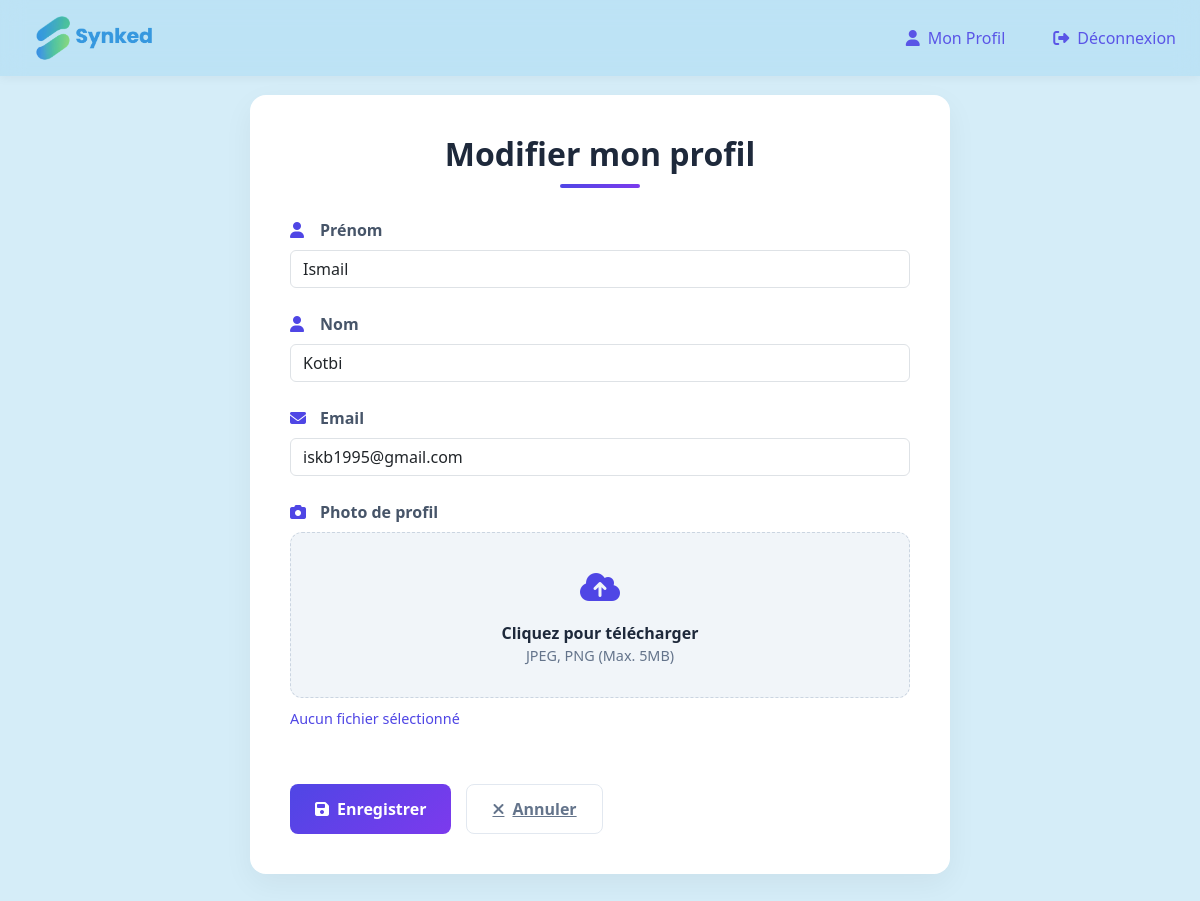
/index.php?action=edit_profile (signed in), run on the app's committed database.
### tables this page shows
CREATE TABLE `users` (
  `id` int(11) NOT NULL,
  `firstname` varchar(50) DEFAULT NULL,
  `lastname` varchar(50) DEFAULT NULL,
  `email` varchar(100) DEFAULT NULL,
  `password` varchar(255) DEFAULT NULL,
  `profile_image` varchar(255) DEFAULT NULL
);

### controllers/ProfileController.php (called while the page is built, shortened)
<?php
require_once __DIR__ . '/../models/User.php';
class ProfileController {
    public function editProfile() {
        $user = new User();
        $userData = $user->getUserById($_SESSION['user_id']);
        include __DIR__ . '/../views/edit_profile.php';
    }
}
?>

### models/User.php (called while the page is built, shortened)
<?php
require_once __DIR__ . '/../config/database.php';
class User {
    private $conn;
    public function __construct() {
        $database = new Database();
        $this->conn = $database->getConnection();
    }
    public function getUserById($id) {
        $query = "SELECT * FROM users WHERE id = :id";
        $stmt = $this->conn->prepare($query);
        $stmt->bindParam(":id", $id);
        $stmt->execute();
        return $stmt->fetch(PDO::FETCH_ASSOC);
    }
}
?>

### config/database.php (called while the page is built, shortened)
<?php
class Database
{
    private $host = "localhost";
    private $db_name = "facebook_clone";
    private $username = "root";
    private $password = "root";
    public function getConnection()
    {
        $this->conn = null;
        try {
            $this->conn = new PDO(
                "mysql:host=" . $this->host . ";dbname=" . $this->db_name,
                $this->username,
                $this->password,
                [
                    PDO::ATTR_ERRMODE            => PDO::ERRMODE_EXCEPTION,
                    PDO::ATTR_DEFAULT_FETCH_MODE => PDO::FETCH_ASSOC,
                    PDO::ATTR_EMULATE_PREPARES   => false,
                    PDO::MYSQL_ATTR_INIT_COMMAND => "SET NAMES utf8mb4"
                ]
            );
        } catch (PDOException $exception) {
            echo "Connection error: " . $exception->getMessage();
        }
        return $this->conn;
    }
}

### views/edit_profile.php (the view, shortened to what this page needs)
<!DOCTYPE html>
<html lang="fr">
<head>
    <link href="https://cdn.jsdelivr.net/npm/bootstrap@5.3.0/dist/css/bootstrap.min.css" rel="stylesheet">
    <link rel="stylesheet" href="https://cdnjs.cloudflare.com/ajax/libs/font-awesome/6.4.0/css/all.min.css">
    <link rel="stylesheet" href="https://cdnjs.cloudflare.com/ajax/libs/animate.css/4.1.1/animate.min.css">
</head>
<body>
    <?php include __DIR__ . '/partials/navbar.php'; ?>
    <div class="edit-card animate__animated animate__fadeIn">
        <h2 class="edit-title">Modifier mon profil</h2>
        <form method="POST" enctype="multipart/form-data">
            <div class="mb-4">
                <label for="firstname" class="form-label">
                    <i class="fas fa-user"></i> Prénom
                </label>
                <input type="text" class="form-control" id="firstname" name="firstname"
                       value="<?= htmlspecialchars($userData['firstname']) ?>" required>
            </div>
            <div class="mb-4">
                <label for="lastname" class="form-label">
                    <i class="fas fa-user"></i> Nom
                </label>
                <input type="text" class="form-control" id="lastname" name="lastname"
                       value="<?= htmlspecialchars($userData['lastname']) ?>" required>
            </div>
            <div class="mb-4">
                <label for="email" class="form-label">
                    <i class="fas fa-envelope"></i> Email
                </label>
                <input type="email" class="form-control" id="email" name="email"
                       value="<?= htmlspecialchars($userData['email']) ?>" required>
            </div>
            <div class="mb-4 file-upload">
                <label class="form-label">
                    <i class="fas fa-camera"></i> Photo de profil
                </label>
                <div class="file-upload-btn">
                    <div class="file-upload-icon">
                        <i class="fas fa-cloud-upload-alt"></i>
                    </div>
                    <div class="file-upload-text">Cliquez pour télécharger</div>
                    <div class="file-upload-subtext">JPEG, PNG (Max. 5MB)</div>
                </div>
                <div id="fileName" class="file-name">Aucun fichier sélectionné</div>
            </div>
            <div class="btn-group">
                <button type="submit" class="btn-save">
                    <i class="fas fa-save"></i> Enregistrer
                </button>
                <a href="index.php?action=profile" class="btn-cancel">
                    <i class="fas fa-times"></i> Annuler
                </a>
            </div>
        </form>
    </div>
</body>
</html>

### views/edit_profile.php (style rules this page uses)
:root { --primary-color: #6366f1; --secondary-color: #8b5cf6; --dark-color: #1e293b; --light-color: #f8fafc; --success-color: #10b981; --gradient: linear-gradient(135deg, var(--primary-color), var(--secondary-color)); }
body { background-color: #f1f5f9; font-family: 'Segoe UI', Tahoma, Geneva, Verdana, sans-serif; min-height: 100vh; display: flex; flex-direction: column; align-items: center; padding-top: 80px; }
.edit-card { background: white; border-radius: 16px; box-shadow: 0 10px 30px rgba(0, 0, 0, 0.05); padding: 40px; width: 100%; max-width: 700px; margin: 20px auto; transition: transform 0.3s ease; }
.edit-title { text-align: center; margin-bottom: 30px; font-size: 2rem; font-weight: 700; color: var(--dark-color); position: relative; padding-bottom: 15px; }
.edit-title::after { content: ''; position: absolute; bottom: 0; left: 50%; transform: translateX(-50%); width: 80px; height: 4px; background: var(--gradient); border-radius: 2px; }
.form-label { font-weight: 600; color: #475569; margin-bottom: 8px; display: flex; align-items: center; }
.form-label i { margin-right: 10px; color: var(--primary-color); width: 20px; }
.form-control { padding: 12px 15px; border-radius: 8px; border: 1px solid #e2e8f0; transition: all 0.3s ease; }
.btn-group { display: flex; justify-content: space-between; gap: 15px; margin-top: 30px; }
.btn-save { background: var(--gradient); border: none; padding: 12px 25px; font-weight: 600; color: white; border-radius: 8px; transition: all 0.3s ease; flex: 1; display: flex; align-items: center; justify-content: center; gap: 8px; }
.btn-cancel { background: white; border: 1px solid #e2e8f0; padding: 12px 25px; font-weight: 600; color: #64748b; border-radius: 8px; transition: all 0.3s ease; flex: 1; display: flex; align-items: center; justify-content: center; gap: 8px; }
.file-upload { position: relative; margin-bottom: 20px; }
.file-upload-btn { background: #f1f5f9; border: 1px dashed #cbd5e1; padding: 30px; border-radius: 12px; text-align: center; cursor: pointer; transition: all 0.3s ease; }
.file-upload-icon { font-size: 2rem; color: var(--primary-color); margin-bottom: 10px; }
.file-upload-text { font-weight: 600; color: var(--dark-color); }
.file-upload-subtext { color: #64748b; font-size: 0.9rem; }
.file-name { margin-top: 10px; font-size: 0.9rem; color: var(--primary-color); font-weight: 500; }

### views/partials/navbar.php (style rules this page uses)
:root { --primary-color: #4f46e5; --primary-hover: #3730a3; --secondary-color: #7c3aed; --text-color: #1e293b; --bg-color: rgba(160, 215, 241, 0.44); }
body { background-color: var(--bg-color); padding-top: 75px; min-height: 200vh; }

### data on the page
users: firstname "Ismail", lastname "Kotbi", email "iskb1995@gmail.com"
